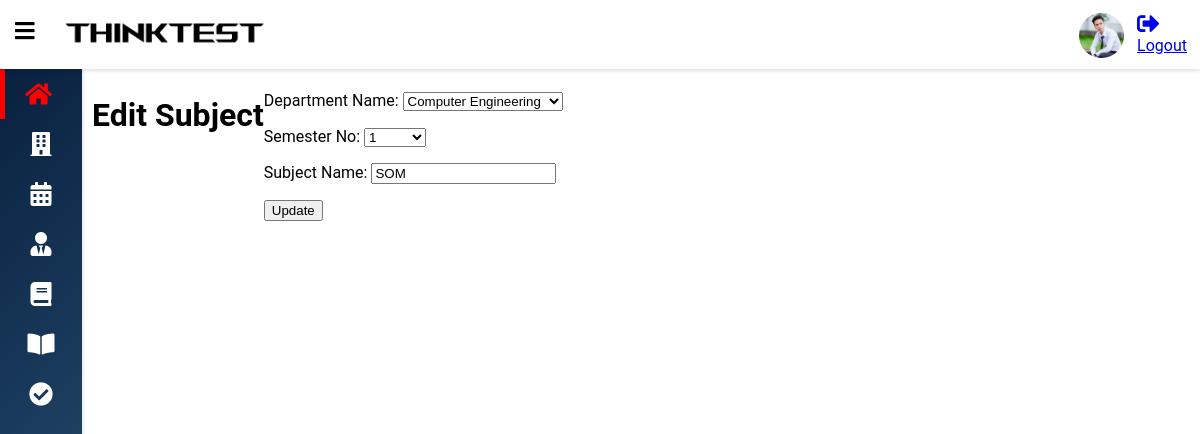
Screenshot of /subject/4/edit (signed in) with the database file from the repository.
### Assignmentapp/models.py (models this page shows, shortened)
class Subject(models.Model):
    dept = models.ForeignKey(Department, models.SET_NULL, verbose_name='Department Name',
                             blank=True, null=True)
    semref = models.ForeignKey(Semester, models.SET_NULL, verbose_name='Semester No',
                               blank=True, null=True)
    sub_name = models.CharField(verbose_name='Subject Name', max_length=40)

### Assignmentapp/decorators.py (the view)
    def wrapper_func(request, *args, **kwargs):
        if not request.user.user_role == '3':
            return view_func(request, *args, **kwargs)
        else:
            return HttpResponse('<h1>Access Denied</h1>')

### Assignmentapp/forms.py
class EditSubjectForm(forms.ModelForm):
    class Meta:
        model = Subject
        fields = ['dept', 'semref', 'sub_name']
    def __init__(self, *args, **kwargs):
        super().__init__(*args, **kwargs)
        self.fields['semref'].queryset = Semester.objects.none()
        if 'dept' in self.data:
            try:
                dept_id = int(self.data.get('dept'))
                self.fields['semref'].queryset = Semester.objects.filter(dept__id=dept_id)
            except (ValueError, TypeError):
                pass
        elif self.instance.pk:
            dept_id = self.instance.dept.id
            self.fields['semref'].queryset = Semester.objects.filter(dept__id=dept_id)

### Assignmentapp/models.py (called while the page is built)
    def __str__(self):
        return self.dept_name

    def __str__(self):
        dep = str(self.sem_no)
        return dep

### Assignmentapp/views.py (called while the page is built, shortened)
@login_required(login_url='login')
@adminteacher_authentication
def editsubject(request, subid):
    subjectObj = Subject.objects.get(id=subid)
    form = EditSubjectForm(instance=subjectObj)
    context = {'form': form}
    return render(request, 'subjects/editsubject.html', context)

### templates/subjects/editsubject.html (shortened to what this page needs)
{% extends "base.html" %}
{% block bodycontent %}
<div class="wrapper">
    <div class="row">
        <h1>Edit Subject</h1>
        <form method="POST" enctype="multipart/form-data" id="subjectForm" data-sem-url="{% url 'ajax_load_sem' %}">
            {{form.as_p}}
            <button name="submit" type="submit">Update</button>
        </form>
    </div>
</div>
{% endblock %}

### static/css/style.css (style rules this page uses)
* { box-sizing: border-box; }
body { font-family: 'Roboto', sans-serif; background: var(--main-bg-color); color: var(--main-color); margin: 0; }
.wrapper { padding: 10px; margin-left: 82px; padding-top: 75px; background: var(--second-bg-color); transition: margin-left .5s; }
.row { display: flex; flex-wrap: wrap; flex-direction: row; }
.row:after, .row:before { box-sizing: border-box; }

### rows the page displays
Subject: dept "Computer Engineering", semref "1", sub_name "SOM"
